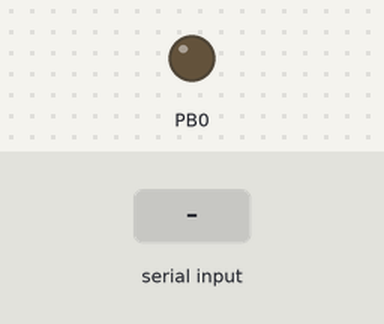
A program run on a simulated ATmega128, built with avr-gcc and emulated at 16 MHz. Shown: output pins drawn as LEDs (lit = HIGH). The test bench sets the inputs (shaded band). What the program prints to the serial monitor is not drawn.

Above: at 1.2 s.
1.3 s: "1" received over Serial
At 1.8 s:
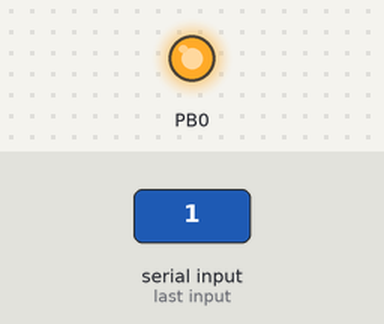
Timing chart, 0 to 4.3 s (numbered marks = the images above; inputs shaded):
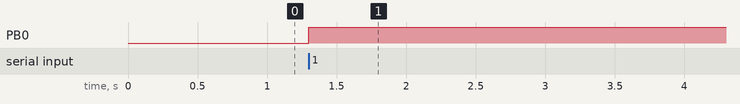

The program:

SPI_ex1_M.c
```c
/*
 * SPI_ex1_M.c
 *
 * Created: 2025-11-17 오후 12:26:09
 * Author : jbhma
 */

#include <avr/io.h>
#include <stdio.h>
#define F_CPU 16000000L
#include <util/delay.h>

extern void init_uart0(unsigned int baud);
extern void Tx0(unsigned char c);
extern unsigned char Rx0(void);

#define SS PORTB |= 0x01; // SS high
#define CS PORTB &= 0xfe; // SS low (Chip Select)

void SPI_MInit(void) // SPI 마스터 4MHz SCK로 시작
{
    DDRB = DDRB | 0b00001111; // PB3(MISO), PB2(MOSI), PB1(SCK), PB0(SS)
    //SPCR = SPIE SPE DORD MSTR CPOL CPHA SPR1 SPR0
    SPCR = (1<<SPE) | (1<<MSTR); // 마스터 모드, SPI 활성화, SCK = F_CPU/4, 모드 0
}

void SPI_MTx(unsigned char data) // 슬레이브에게 데이터 전송
{
    CS;
    SPDR = data;
    while((SPSR & 0x80) == 0); // SPIF = 1 이 될 때까지 기다림; 데이터 송신 완료 기다림
    SS;
}

unsigned char SPI_MRx(void) // 슬레이브에서 데이터 수신
{
    unsigned char data;
    CS;
    while((SPSR & 0x80) == 0); // SPIF = 1 이 될 때까지 기다림;
    data = SPDR;
    SS;
    return(data);
}

int main(void)
{
    unsigned char udata,sdata;

    init_uart0(9600);
    SPI_MInit();

    while (1)
    {
        udata = Rx0();
        SPI_MTx(udata);
        sdata = SPI_MRx();
        Tx0(sdata);
    }
}
```

SPI_ex1_M_extern.c
```c
/*
 * SPI_ex1_M_extern.c
 *
 * Created: 2025-11-17 오후 12:28:41
 * Author: jbhma
 * Description: Contains UART functions and stdio stream setup for AVR.
 */
#include <avr/io.h>
#define F_CPU 16000000UL
#include <stdio.h> // printf, scanf를 사용하기 위함

int uart0_putchar(char c, FILE *stream) // UART0를 printf 포트로 사용하기 위함
{
	while((UCSR0A & (1 << UDRE)) == 0); // 데이터 레지스터가 빌 때까지 기다림
	UDR0 = c; // 데이터 레지스터에 값을 씀
	while((UCSR0A & (1 << TXC)) == 0); // 송신 완료까지 기다림
	return 0;
}

int uart0_getchar(FILE *stream) // UART0를 scanf 포트로 사용하기 위함.
{
	while((UCSR0A & (1 << RXC)) == 0); // 데이터 수신될 때까지 기다림
	return(UDR0);
}
FILE uart0_stream = FDEV_SETUP_STREAM(uart0_putchar, uart0_getchar,_FDEV_SETUP_RW);

void Tx0(unsigned char c)
{
	while((UCSR0A & 0x20) == 0); // 송신 가능할 때까지 기다림 (UDRE0 플래그)
	UDR0 = c;
	while((UCSR0A & 0x40) == 0); // 송신 완료까지 기다림. (TXC0 플래그)
}

unsigned char Rx0(void)
{
	while((UCSR0A & 0x80) == 0); // 수신될 때까지 기다림 (RXC0 플래그)
	return(UDR0);
}

void init_uart0(unsigned int baud) // baud - 8 data bits - No parity - 1 stop bit
{
	unsigned int ubrr;
	ubrr = (unsigned int)(F_CPU/16/baud - 1); // 보율 계산
	UBRR0H = (unsigned char)(ubrr>>8);
	UBRR0L = (unsigned char)ubrr;
	UCSR0B = (1<<RXEN0) | (1<<TXEN0);

	// stdio 스트림 연결
	stdout = &uart0_stream; // printf
	stdin = &uart0_stream; // scanf

    // 래퍼 함수를 사용하여 fdevopen 호출
	fdevopen(uart0_putchar, uart0_getchar);
}
```

Measured:
- after the input at 1.3 s, PB0: LOW → HIGH at once
